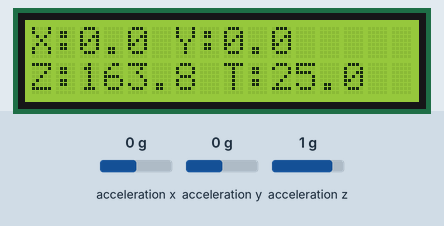
Bench run of a sketch on a simulated Arduino Uno, built with avr-gcc and run on an emulated ATmega328P. Parts: 16×2 character LCD. Inputs (shaded band) come from the test bench; at power-on: acceleration x 0 g, acceleration y 0 g, acceleration z 1 g. What the sketch prints to the serial monitor is not drawn.

Above: at 1.2 s.
1.3 s: acceleration x set to -1.4 g
At 2.0 s:
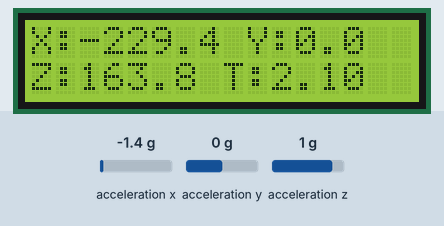
3.4 s: acceleration y set to -1.4 g
At 5.4 s:
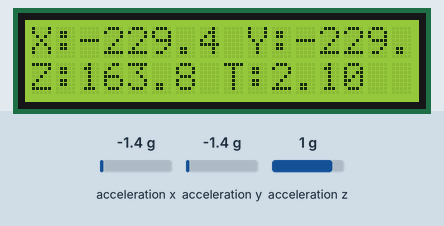
6.1 s: acceleration z set to -1.4 g
At 6.6 s:
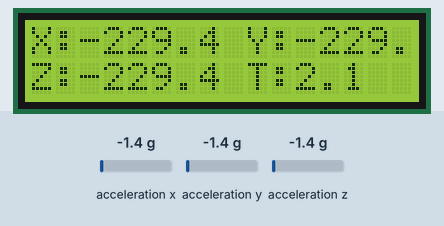
8.2 s: acceleration x set to -0.8 g
At 10.2 s:
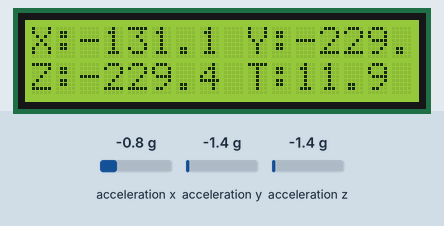
10.7 s: acceleration y set to -0.8 g
At 11.5 s:
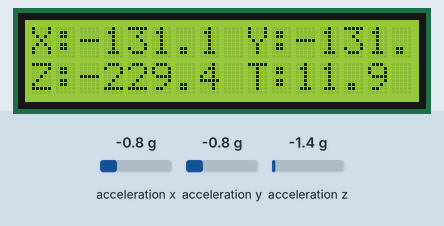
Timing chart, 0 to 13.7 s (numbered marks = the images above; inputs shaded):
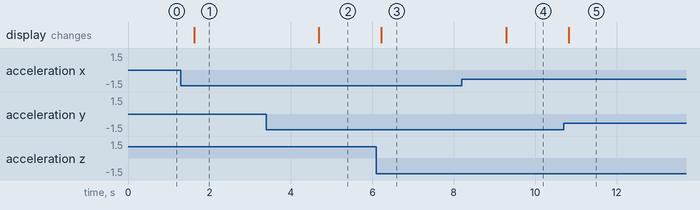

The sketch:

LecturaIMU.ino
```cpp
#include <Wire.h>
#include <CurieIMU.h>
#include <LiquidCrystal_I2C.h>

LiquidCrystal_I2C Pant(0x27, 16, 2); // Dirección I2C del LCD

float AccX, AccY, AccZ;
float TempIMU;

void setup() {
  Serial.begin(115200);
  Pant.init();
  Pant.backlight();

  if (!CurieIMU.begin()) {
    Serial.println("No se encontró la IMU GY-81");
    Pant.setCursor(0, 0);
    Pant.print("IMU no hallada");
    while (1);
  }

  CurieIMU.setAccelerometerRange(2);
  Serial.println("IMU inicializada correctamente");
}

void loop() {
  int ax = CurieIMU.readAccelerometer(X_AXIS);
  int ay = CurieIMU.readAccelerometer(Y_AXIS);
  int az = CurieIMU.readAccelerometer(Z_AXIS);

  AccX = (float)ax / 100.0;
  AccY = (float)ay / 100.0;
  AccZ = (float)az / 100.0;

  TempIMU = 25.0 + (AccX / 10.0); // Simulada

  Serial.print("AccX: "); Serial.print(AccX);
  Serial.print("  AccY: "); Serial.print(AccY);
  Serial.print("  AccZ: "); Serial.print(AccZ);
  Serial.print("  Temp: "); Serial.print(TempIMU);
  Serial.println(" C");

  Pant.setCursor(0, 0);
  Pant.print("X:");
  Pant.print(AccX, 1);
  Pant.print(" Y:");
  Pant.print(AccY, 1);

  Pant.setCursor(0, 1);
  Pant.print("Z:");
  Pant.print(AccZ, 1);
  Pant.print(" T:");
  Pant.print(TempIMU, 1);

  delay(1500);
}
```

Measured:
- after the input at 1.3 s, the display: changes after 0.32 s (image 1)
- after the input at 3.4 s, the display: changes after 1.3 s (image 2)
- after the input at 6.1 s, the display: changes after 0.12 s (image 3)
- after the input at 8.2 s, the display: changes after 1.1 s (image 4)
- after the input at 10.7 s, the display: changes after 0.12 s (image 5)
